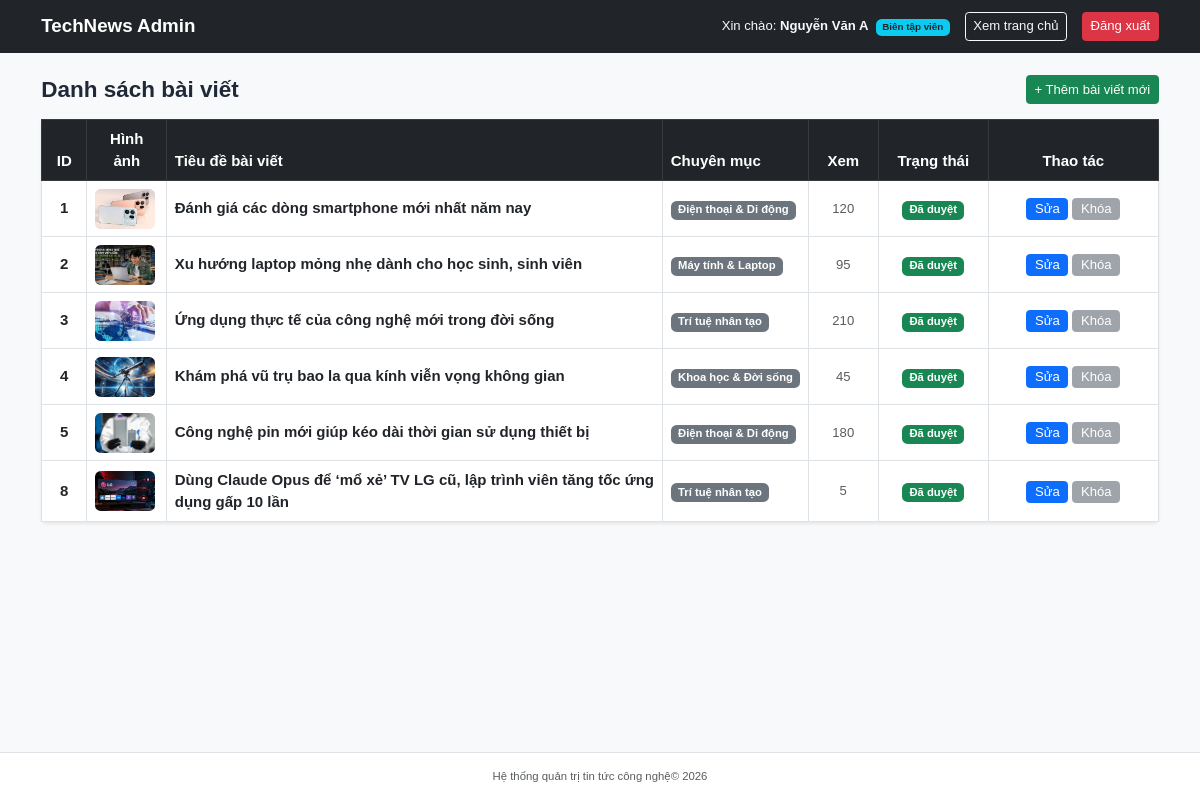
Screenshot of /admin.php (signed in) with the database file from the repository.
### tables this page shows
CREATE TABLE `posts` (
  `id` int(11) NOT NULL,
  `category_id` int(11) NOT NULL,
  `title` varchar(255) NOT NULL,
  `summary` text NOT NULL,
  `content` longtext NOT NULL,
  `image` varchar(255) NOT NULL DEFAULT 'default.jpg',
  `created_at` datetime NOT NULL DEFAULT current_timestamp(),
  `views` int(11) NOT NULL DEFAULT 0,
  `status` tinyint(1) NOT NULL DEFAULT 1
);

CREATE TABLE `categories` (
  `id` int(11) NOT NULL,
  `name` varchar(100) NOT NULL
);

### admin.php (the view, shortened to what this page needs)
<?php
require_once 'db.php';
$current_role = $_SESSION['role'] ?? 'editor';
$sql = "SELECT posts.*, categories.name AS cat_name
        FROM posts
        JOIN categories ON posts.category_id = categories.id
        ORDER BY posts.id ASC";
$result = mysqli_query($conn, $sql);
?>
<!DOCTYPE html>
<html lang="vi">
<head>
    <link href="https://cdn.jsdelivr.net/npm/bootstrap@5.3.0/dist/css/bootstrap.min.css" rel="stylesheet">
    <link href="css/style.css?v=<?= time() ?>" rel="stylesheet">
</head>
<body class="bg-light">
    <div class="main-wrapper">
        <nav class="navbar navbar-expand-lg navbar-dark bg-dark">
            <div class="container">
                <a class="navbar-brand fw-bold" href="admin.php">TechNews Admin</a>
                <div class="d-flex align-items-center gap-3">
                    <span class="text-light small">
                        Xin chào: <strong><?= htmlspecialchars($_SESSION['fullname']) ?></strong>
                        <?php if ($current_role === 'admin'): ?>
                            <span class="badge bg-danger ms-1">Quản trị viên</span>
                        <?php else: ?>
                            <span class="badge bg-info text-dark ms-1">Biên tập viên</span>
                        <?php endif; ?>
                    </span>
                    <a href="index.php" class="btn btn-outline-light btn-sm" target="_blank">Xem trang chủ</a>
                    <a href="logout.php" class="btn btn-danger btn-sm">Đăng xuất</a>
                </div>
            </div>
        </nav>
        <div class="container my-4">
            <div class="d-flex justify-content-between align-items-center mb-3">
                <h4 class="fw-bold mb-0">Danh sách bài viết</h4>
                <a href="add_post.php" class="btn btn-success btn-sm">+ Thêm bài viết mới</a>
            </div>
            <div class="card shadow-sm border-0">
                <div class="card-body p-0">
                    <div class="table-responsive">
                        <table class="table table-bordered table-hover align-middle mb-0">
                            <thead class="table-dark">
                                <tr>
                                    <th style="width: 45px;" class="text-center">ID</th>
                                    <th style="width: 80px;" class="text-center">Hình ảnh</th>
                                    <th>Tiêu đề bài viết</th>
                                    <th style="width: 140px;">Chuyên mục</th>
                                    <th style="width: 70px;" class="text-center">Xem</th>
                                    <th style="width: 110px;" class="text-center">Trạng thái</th>
                                    <th style="width: 170px;" class="text-center">Thao tác</th>
                                </tr>
                            </thead>
                            <tbody>
                                <?php if ($result && mysqli_num_rows($result) > 0): ?>
                                    <?php while ($row = mysqli_fetch_assoc($result)): ?>
                                        <tr>
                                            <td class="text-center fw-bold"><?= $row['id'] ?></td>
                                            <td class="text-center">
                                                <img src="uploads/<?= !empty($row['image']) ? $row['image'] : 'default.jpg' ?>"
                                                     alt="Thumb" class="rounded" style="width: 60px; height: 40px; object-fit: cover;"
                                                     onerror="this.src='uploads/default.jpg'">
                                            </td>
                                            <td>
                                                <a href="detail.php?id=<?= $row['id'] ?>" target="_blank" class="text-decoration-none fw-semibold text-dark">
                                                    <?= htmlspecialchars($row['title']) ?>
                                                </a>
                                            </td>
                                            <td><span class="badge bg-secondary"><?= htmlspecialchars($row['cat_name']) ?></span></td>
                                            <td class="text-center small text-muted"><?= $row['views'] ?></td>
                                            <td class="text-center">
                                                <?php if ($row['status'] == 1): ?>
                                                    <span class="badge bg-success">Đã duyệt</span>
                                                <?php else: ?>
                                                    <span class="badge bg-warning text-dark">Chờ duyệt</span>
                                                <?php endif; ?>
                                            </td>
                                            <td class="text-center">
                                                <a href="edit_post.php?id=<?= $row['id'] ?>" class="btn btn-primary btn-sm py-0 px-2">Sửa</a>
                                                <?php if ($current_role === 'admin'): ?>
                                                    <a href="delete_post.php?id=<?= $row['id'] ?>"
                                                       onclick="return confirm('Bạn có chắc chắn muốn xóa bài viết này không?');"
                                                       class="btn btn-danger btn-sm py-0 px-2">Xóa</a>
                                                <?php else: ?>
                                                    <button class="btn btn-secondary btn-sm py-0 px-2" disabled title="Chỉ Admin mới có quyền xóa">Khóa</button>
                                                <?php endif; ?>
                                            </td>
                                        </tr>
                                    <?php endwhile; ?>
                                <?php else: ?>
                                    <tr>
                                        <td colspan="7" class="text-center py-4 text-muted">Chưa có bài viết nào.</td>
                                    </tr>
                                <?php endif; ?>
                            </tbody>
                        </table>
                    </div>
                </div>
            </div>
        </div>
    </div>
    <footer class="site-footer py-3 text-center border-top">
        <div class="container small text-muted">
            Hệ thống quản trị tin tức công nghệ&copy; 2026
        </div>
    </footer>
</body>
</html>

### css/style.css (style rules this page uses)
:root { --primary-red: #990000; --primary-hover: #7a0000; --navy-blue: #003366; --text-dark: #1f2937; --text-muted: #555555; --border-gray: #e5e7eb; --bg-page: #f9fafb; }
html, body { height: 100%; margin: 0; padding: 0; background-color: var(--bg-page); color: var(--text-dark); font-family: Arial, "Helvetica Neue", "Segoe UI", sans-serif; font-size: 15px; line-height: 1.5; }
body { display: flex; flex-direction: column; min-height: 100vh; }
.main-wrapper { flex: 1 0 auto; }
footer { flex-shrink: 0; }
img { max-width: 100%; height: auto; display: block; }
.site-footer { background-color: #ffffff; border-top: 2px solid var(--navy-blue); font-size: 13px; color: #444; }

### rows the page displays
posts: id "1", image (picture), title "Đánh giá các dòng smartphone mới nhất năm nay", category.name "Điện thoại & Di động", views "120", status "Đã duyệt"
posts: id "2", image (picture), title "Xu hướng laptop mỏng nhẹ dành cho học sinh, sinh viên", category.name "Máy tính & Laptop", views "95", status "Đã duyệt"
posts: id "3", image (picture), title "Ứng dụng thực tế của công nghệ mới trong đời sống", category.name "Trí tuệ nhân tạo", views "210", status "Đã duyệt"
posts: id "4", image (picture), title "Khám phá vũ trụ bao la qua kính viễn vọng không gian", category.name "Khoa học & Đời sống", views "45", status "Đã duyệt"
posts: id "5", image (picture), title "Công nghệ pin mới giúp kéo dài thời gian sử dụng thiết bị", category.name "Điện thoại & Di động", views "180", status "Đã duyệt"
posts: id "8", image (picture), title "Dùng Claude Opus để ‘mổ xẻ’ TV LG cũ, lập trình viên tăng tốc ứng dụng gấp 10 lần", category.name "Trí tuệ nhân tạo", views "5", status "Đã duyệt"

### other values shown
$_SESSION['fullname'] "Nguyễn Văn A"
